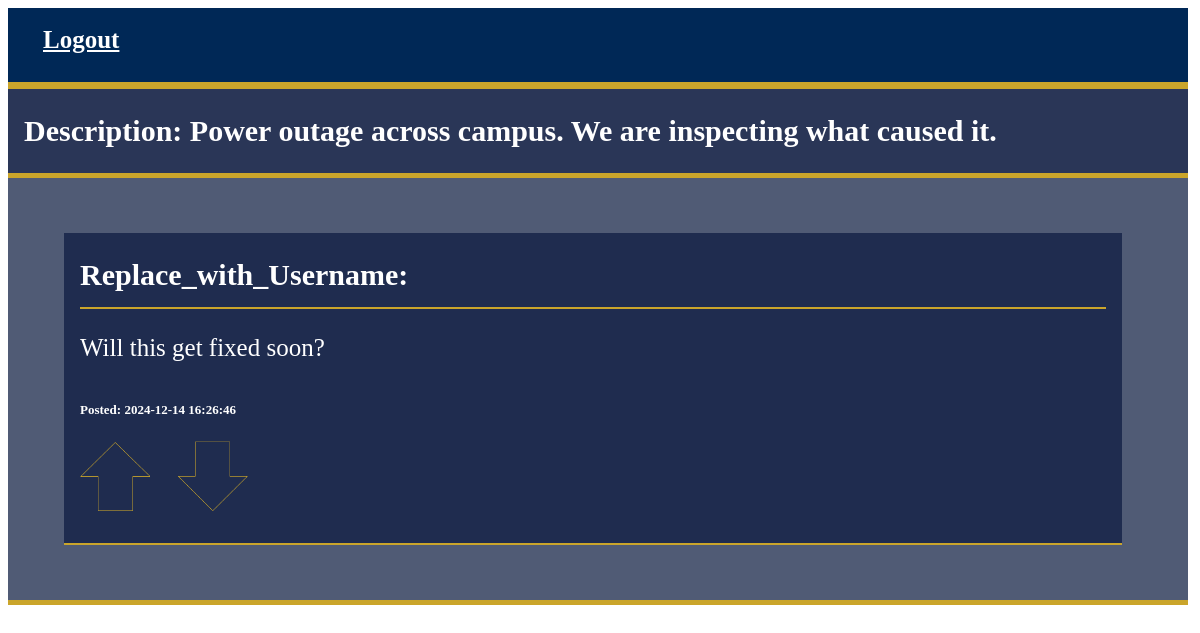
/post/1, run on the app's committed database.
### app.py (models this page shows)
class Posts(db.Model):
    post_id = db.Column(db.Integer, primary_key=True)
    post_comment = db.Column(db.String(10000), nullable = False)
    post_time_date = db.Column(db.DateTime, nullable = False)
    user_id = db.Column(db.Integer, db.ForeignKey('user.id'), nullable = False)
    post_upvotes = db.Column(db.Integer, default = 0)
    post_downvotes = db.Column(db.Integer, default = 0)
    topic_id = db.Column(db.Integer, db.ForeignKey('topics.topic_id'), nullable = False)
    comments = db.relationship('Comments', backref='post', lazy=True)

class Comments(db.Model):
    comment_id = db.Column(db.Integer, primary_key=True)
    comment = db.Column(db.String(10000), nullable = False)
    post_id = db.Column(db.Integer, db.ForeignKey('posts.post_id'), nullable = False)
    comment_time_date = db.Column(db.DateTime, nullable = False)
    user_id = db.Column(db.Integer, db.ForeignKey('user.id'), nullable = False)
    comment_upvotes = db.Column(db.Integer, default = 0)
    comment_downvotes = db.Column(db.Integer, default = 0)

### app.py (the view)
@app.route('/post/<int:post_id>')
def post_comments(post_id):
    post = Posts.query.get(post_id)
    return render_template('post_comments.html', post = post)

### templates/post_comments.html (shortened to what this page needs)
<!doctype html>
<html>
    <head>
        <link rel="stylesheet" href="/static/styles.css" />
    </head>
    <body style="background-color: white">
<div class="navBar">
    <nav>
    <a class = "logout" href="{{ url_for('logout') }}">Logout</a>
    </nav>
</div>
<div>
    <div class = "topic_desc">
    <span class = "desc">Description: {{post.post_comment}}</span>
    </div>
    <div class = "posts_list">
        {% if post.comments %}
                <ul>
                    {% for comment in post.comments %}
                        <li class = "post">
                            Replace_with_Username:<hr>
                            <p>{{comment.comment}}</p>
                            <small>Posted: {{comment.comment_time_date}}</small>
                            <br>
                            <img src = "../static/upvote_inactive.png" class = "upvote_downvote" id = "upvote">
                            <img src = "../static/downvote_inactive.png"class = "upvote_downvote" id = "downvote">
                        </li>
                    {% endfor %}
                </ul>
            {% else %}
                <p>No comments have been made on this topic yet!</p>
            {% endif %}
</div>
    </body>
</html>

### static/styles.css (style rules this page uses)
html { height: 100%; width: 100%; }
body { height: 100%; width: 100%; background-color: #002856; align-items: center; font-family: Calibri; font-weight: 600; }
hr { border: 1px solid #caa52b; }
.navBar { display: flex; position: relative; justify-content: space-between; padding: 10px 20px; background-color: #002856; border-bottom: 7px solid #caa52b; overflow: hidden; margin-right: 20px; }
.navBar a.logout { color: white; font-size: 25px; padding: 8px 15px; border: #caa52b; background-color: transparent; transition: 0.3s; margin-bottom: 10px; }
.logout, .logout:visited { color: white; font-size: 20px; float: right; margin-right: 20px; }
.topic_desc { position: relative; padding: 25px 16px; border-bottom: 5px solid #caa52b; background-color: #152347e8; color: white; font-size: 30px; margin-right: 20px; }
.posts_list { position: relative; padding: 25px 16px; border-bottom: 5px solid #caa52b; background-color: #152347be; color: white; font-size: 30px; margin-right: 20px; }
.posts_list ul { list-style-type: none; }
.post { background-color: #152347d2; border-bottom: 2px solid #caa52b; color: white; padding: 25px 16px; margin-right: 50px; }
.post p { font-size: 25px; font-weight: 100; }
.post small { font-size: 13px; }
.upvote_downvote { height: 70px; width: 70px; margin-top: 20px; margin-right: 20px; transition: 0.5s; }

### data on the page
Posts: post_comment "Power outage across campus. We are inspecting what caused it."
Comments: comment "Will this get fixed soon?", comment_time_date "2024-12-14 16:26:46"
